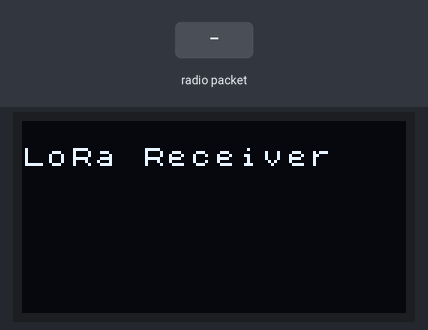
Bench run of a sketch on a simulated Arduino Uno, built for the host (arithmetic inside an expression is 32-bit, double 64-bit). Parts: 128×64 one-colour display. The inputs (shaded band) are chosen by the test bench. No radio packets arrive unless stated; what the sketch prints to the serial monitor is not drawn.

Above: at 2.2 s.
2.3 s: radio packet "1" arrives
At 3.3 s:
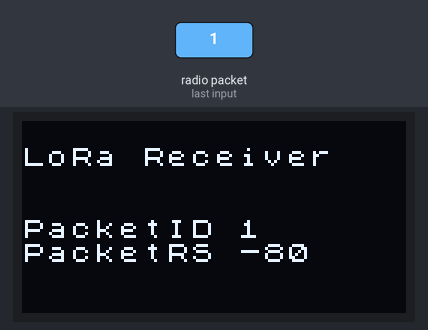
3.8 s: radio packet "0" arrives
At 4.2 s:
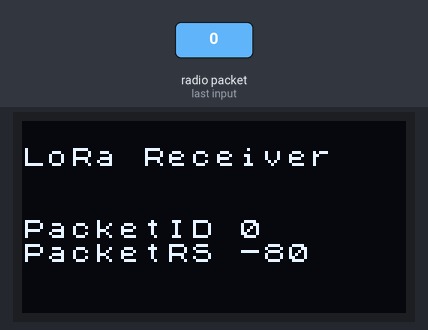
5.3 s: radio packet "2" arrives
Timing chart, 0 to 8.3 s (numbered marks = the images above; inputs shaded):
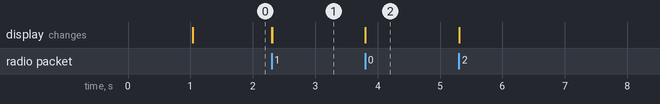

The sketch:

lora_t2.ino
```cpp
#include <U8x8lib.h>
#include <LoRa.h>

String receivedText;
String receivedRssi;

// WIFI_LoRa_32 ports
// GPIO5  -- SX1278's SCK
// GPIO19 -- SX1278's MISO
// GPIO27 -- SX1278's MOSI
// GPIO18 -- SX1278's CS
// GPIO14 -- SX1278's RESET
// GPIO26 -- SX1278's IRQ(Interrupt Request)

#define SS      18
#define RST     14
#define DI0     26
#define BAND    433E6

// the OLED used
U8X8_SSD1306_128X64_NONAME_SW_I2C u8x8(/* clock=*/ 15, /* data=*/ 4, /* reset=*/ 16);

void setup() {

  SPI.begin(5, 19, 27, 18);
  LoRa.setPins(SS, RST, DI0);

  Serial.begin(115200);
  while (!Serial); //if just the the basic function, must connect to a computer
  delay(1000);

  u8x8.begin();
  u8x8.setFont(u8x8_font_chroma48medium8_r);

  Serial.println("LoRa Receiver");
  u8x8.drawString(0, 1, "LoRa Receiver");

  if (!LoRa.begin(BAND)) {
    Serial.println("Starting LoRa failed!");
    u8x8.drawString(0, 1, "Starting LoRa failed!");
    while (1);
  }
}

void loop() {

  // try to parse packet
  int packetSize = LoRa.parsePacket();
  if (packetSize) {
    // received a packet
    Serial.print("Received packet '");
    u8x8.drawString(0, 4, "PacketID");

    // read packet
    while (LoRa.available()) {
      receivedText = (char)LoRa.read();
      Serial.print(receivedText);
      char currentid[64];
      receivedText.toCharArray(currentid, 64);
      u8x8.drawString(9, 4, currentid);
    }

    // print RSSI of packet
    Serial.print("' with RSSI ");
    Serial.println(LoRa.packetRssi());
    u8x8.drawString(0, 5, "PacketRS");
    receivedRssi = LoRa.packetRssi();
    char currentrs[64];
    receivedRssi.toCharArray(currentrs, 64);
    u8x8.drawString(9, 5, currentrs);
  }

}
```

Measured:
- after the input at 2.3 s, the display: first changes at once (image 1 shows a later state)
- after the input at 3.8 s, the display: changes at once (image 2)
